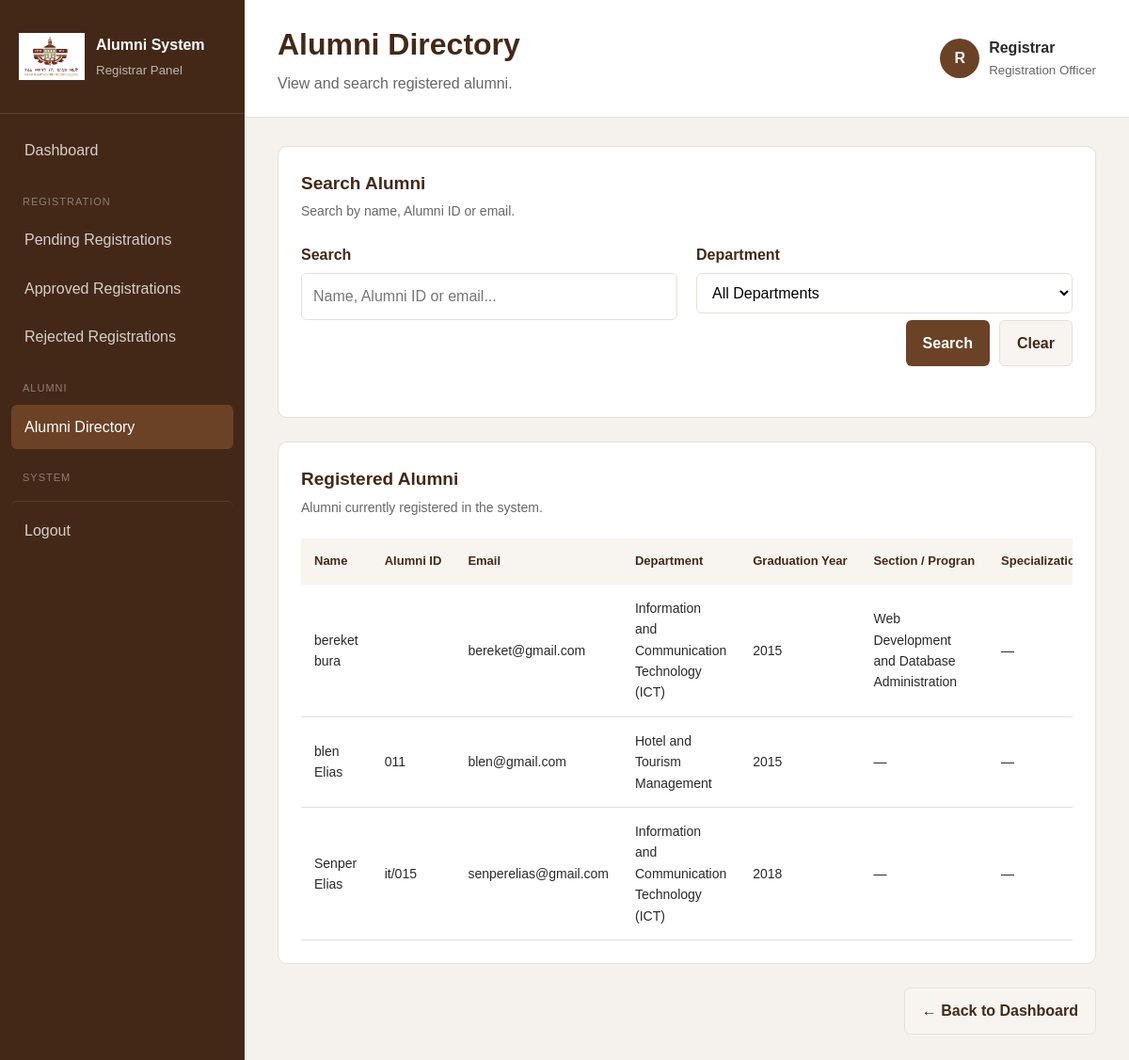
The page /admin/registrar/alumni.php (signed in) on the database its author committed.
### tables this page shows
CREATE TABLE `alumni` (
  `alumni_id` int(10) UNSIGNED NOT NULL,
  `user_id` int(10) UNSIGNED NOT NULL,
  `department_id` int(10) UNSIGNED NOT NULL,
  `section_id` int(10) UNSIGNED DEFAULT NULL,
  `specialization_id` int(10) UNSIGNED DEFAULT NULL,
  `level` tinyint(3) UNSIGNED DEFAULT NULL,
  `college_id_number` varchar(100) DEFAULT NULL,
  `first_name` varchar(100) NOT NULL,
  `last_name` varchar(100) NOT NULL,
  `gender` enum('male','female','other') DEFAULT NULL,
  `date_of_birth` date DEFAULT NULL,
  `phone` varchar(30) DEFAULT NULL,
  `address` text DEFAULT NULL,
  `graduation_year` year(4) NOT NULL,
  `bio` text DEFAULT NULL,
  `profile_photo` varchar(255) DEFAULT NULL,
  `show_profile` tinyint(1) NOT NULL DEFAULT 1,
  `show_profession` tinyint(1) NOT NULL DEFAULT 1,
  `show_skills` tinyint(1) NOT NULL DEFAULT 1,
  `show_email` tinyint(1) NOT NULL DEFAULT 0,
  `show_phone` tinyint(1) NOT NULL DEFAULT 0,
  `created_at` timestamp NOT NULL DEFAULT current_timestamp(),
  `updated_at` timestamp NOT NULL DEFAULT current_timestamp() ON UPDATE current_timestamp()
);

CREATE TABLE `users` (
  `user_id` int(10) UNSIGNED NOT NULL,
  `email` varchar(150) NOT NULL,
  `password_hash` varchar(255) NOT NULL,
  `role` enum('admin','alumni','registrar','student_rep','system_admin') NOT NULL,
  `account_status` enum('active','inactive','suspended') NOT NULL DEFAULT 'active',
  `must_change_password` tinyint(1) NOT NULL DEFAULT 0,
  `created_at` timestamp NOT NULL DEFAULT current_timestamp(),
  `updated_at` timestamp NOT NULL DEFAULT current_timestamp() ON UPDATE current_timestamp(),
  `failed_login_attempts` int(11) NOT NULL DEFAULT 0,
  `locked_until` datetime DEFAULT NULL
);

CREATE TABLE `departments` (
  `department_id` int(10) UNSIGNED NOT NULL,
  `department_name` varchar(150) NOT NULL,
  `description` text DEFAULT NULL,
  `status` enum('active','inactive') NOT NULL DEFAULT 'active',
  `created_at` timestamp NOT NULL DEFAULT current_timestamp()
);

CREATE TABLE `sections` (
  `section_id` int(10) UNSIGNED NOT NULL,
  `department_id` int(10) UNSIGNED NOT NULL,
  `section_name` varchar(150) NOT NULL,
  `description` text DEFAULT NULL,
  `status` enum('active','inactive') NOT NULL DEFAULT 'active',
  `created_at` timestamp NOT NULL DEFAULT current_timestamp()
);

### includes/functions.php (called while the page is built, shortened)
<?php
function e($value)
{
    return htmlspecialchars(
        (string) $value,
        ENT_QUOTES,
        "UTF-8"
    );
}

### admin/registrar/alumni.php (the view, shortened to what this page needs)
 <?php
require_once "../../config/database.php";
require_once "../../includes/functions.php";
$search = trim($_GET["search"] ?? "");
$sql = "
    SELECT
        a.alumni_id,
        a.college_id_number,
        a.first_name,
        a.last_name,
        u.email,
        a.phone,
        a.graduation_year,
        a.department_id,
        d.department_name,
        a.section_id,
        s.section_name,
        a.specialization_id,
        sp.specialization_name,
        a.level
    FROM alumni a
    LEFT JOIN users u
        ON a.user_id = u.user_id
    LEFT JOIN departments d
        ON a.department_id = d.department_id
        LEFT JOIN sections s
        ON a.section_id = s.section_id
    LEFT JOIN specializations sp
        ON a.specialization_id = sp.specialization_id
    WHERE 1 = 1
";
$sql .= "
    ORDER BY
        a.first_name ASC,
        a.last_name ASC
";
$stmt = $conn->prepare($sql);
$stmt->execute();
$result = $stmt->get_result();
?>
<!DOCTYPE html>
<html lang="en">
<head>
    <link
        rel="stylesheet"
        href="../../assets/css/style.css"
    >
</head>
<body class="admin-body">
<div class="admin-layout">
     <?php
     require_once "includes/sidebar.php"; ?>
    <main class="admin-main">
        <header class="admin-topbar">
            <div>
                <h1>
                    Alumni Directory
                </h1>
                <p>
                    View and search registered alumni.
                </p>
            </div>
            <div class="admin-user">
                <div class="admin-avatar">
                    R
                </div>
                <div>
                    <strong>
                        Registrar
                    </strong>
                    <small>
                        Registration Officer
                    </small>
                </div>
            </div>
        </header>
        <section class="dashboard-content">
            <div class="dashboard-panel">
                <div class="panel-header">
                    <div>
                        <h2>
                            Search Alumni
                        </h2>
                        <p>
                            Search by name, Alumni ID or email.
                        </p>
                    </div>
                </div>
                <form
                    method="GET"
                    action="alumni.php"
                >
                    <div class="form-grid">
                        <div class="form-field">
                            <label for="search">
                                Search
                            </label>
                            <input
                                type="text"
                                id="search"
                                name="search"
                                value="<?= e($search) ?>"
                                placeholder="Name, Alumni ID or email..."
                            >
                        </div>
                        <div class="form-field">
                            <label for="department_id">
                                Department
                            </label>
                            <select
                                id="department_id"
                                name="department_id"
                            >
                                <option value="">
                                    All Departments
                                </option>
                            </select>
                        </div>
                    </div>
                    <div class="form-actions">
                        <button
                            type="submit"
                            class="primary-button"
                        >
                            Search
                        </button>
                        <a
                            href="alumni.php"
                            class="secondary-button"
                        >
                            Clear
                        </a>
                    </div>
                </form>
            </div>
            <div class="dashboard-panel">
                <div class="panel-header">
                    <div>
                        <h2>
                            Registered Alumni
                        </h2>
                        <p>
                            Alumni currently registered
                            in the system.
                        </p>
                    </div>
                </div>
                <?php if (
                    $result->num_rows === 0
                ): ?>
                    <div class="form-alert">
                        No alumni found.
                    </div>
                <?php else: ?>
                    <div style="overflow-x: auto;">
                        <table class="data-table">
                            <thead>
                                <tr>
                                    <th>
                                        Name
                                    </th>
                                    <th>
                                        Alumni ID
                                    </th>
                                    <th>
                                        Email
                                    </th>
                                    <th>
                                        Department
                                    </th>
                                    <th>
                                        Graduation Year
                                    </th>
<th>
                                        Section / Progran
                                    </th>
                            <th>
                                        Specialization
                                    </th>
                                </tr>
                            </thead>
                            <tbody>
                                <?php while (
                                    $row =
                                    $result->fetch_assoc()
                                ): ?>
                                    <tr>
                                        <td>
                                            <?= e(
                                                $row["first_name"]
                                                . " "
                                                . $row["last_name"]
                                            ) ?>
                                        </td>
 <td>
                                            <?= e(
                                                $row["college_id_number"]
                                            ) ?>
                                        </td>
                                        <td>
                                            <?= e(
                                                $row["email"]
                                            ) ?>
                                        </td>
                                       <td>
    <?= e($row["department_name"]) ?>
</td>
<td>
    <?= e($row["graduation_year"]) ?>
</td>
<td>
    <?= e($row["section_name"] ?? "—") ?>
</td>
<td>
    <?= e($row["specialization_name"] ?? "—") ?>
</td>
                                    </tr>
                                <?php endwhile; ?>
                            </tbody>
                        </table>
                    </div>
                <?php endif; ?>
            </div>
            <div class="form-actions">
                <a
                    href="dashboard.php"
                    class="secondary-button"
                >
                    ← Back to Dashboard
                </a>
            </div>
        </section>
    </main>
</div>
</body>
</html>

### assets/css/style.css (style rules this page uses)
:root { --primary-brown: #6b4226; --dark-brown: #432817; --light-brown: #a67c52; --cream: #f8f5f1; --white: #ffffff; --text-dark: #292929; --text-light: #666666; --border: #e5e0da; }
* { margin: 0; padding: 0; box-sizing: border-box; }
body { font-family: Arial, sans-serif; background: var(--cream); color: var(--text-dark); line-height: 1.6; }
a { text-decoration: none; color: inherit; }
button, input, textarea, select { font: inherit; }
.admin-body { background: #f5f2ee; }
.admin-layout { min-height: 100vh; display: flex; }
.admin-main { margin-left: 260px; width: calc(100% - 260px); }
.admin-topbar { background: var(--white); padding: 22px 35px; border-bottom: 1px solid var(--border); display: flex; justify-content: space-between; align-items: center; }
.admin-topbar h1 { color: var(--dark-brown); margin-bottom: 3px; }
.admin-topbar p { color: var(--text-light); }
.admin-user { display: flex; align-items: center; gap: 10px; }
.admin-user small { display: block; color: var(--text-light); }
.admin-avatar { width: 42px; height: 42px; background: var(--primary-brown); color: var(--white); border-radius: 50%; display: flex; align-items: center; justify-content: center; font-weight: bold; }
.dashboard-content { padding: 30px 35px; }
.dashboard-panel { background: var(--white); border: 1px solid var(--border); border-radius: 10px; padding: 24px; margin-bottom: 25px; }
.panel-header { display: flex; justify-content: space-between; align-items: center; margin-bottom: 22px; }
.panel-header h2 { color: var(--dark-brown); font-size: 19px; }
.panel-header p { color: var(--text-light); font-size: 14px; margin-top: 3px; }
.primary-button, .secondary-button { display: inline-block; padding: 11px 18px; border-radius: 6px; font-weight: 600; cursor: pointer; border: none; }
.primary-button { background: var(--primary-brown); color: var(--white); }
.secondary-button { background: var(--cream); color: var(--dark-brown); border: 1px solid var(--border); }
.data-table { width: 100%; border-collapse: collapse; }
.data-table th { text-align: left; padding: 14px; background: var(--cream); color: var(--dark-brown); font-size: 13px; white-space: nowrap; }
.data-table td { padding: 14px; border-bottom: 1px solid var(--border); font-size: 14px; }
.form-grid { display: grid; grid-template-columns: repeat(2, 1fr); gap: 20px; }
.form-field label { display: block; margin-bottom: 7px; font-weight: 600; color: var(--dark-brown); }
.form-field input, .form-field select, .form-field textarea { width: 100%; padding: 11px 12px; border: 1px solid var(--border); border-radius: 6px; background: var(--white); outline: none; font-family: inherit; }
.form-actions { display: flex; justify-content: flex-end; gap: 10px; margin-bottom: 30px; }
.form-grid { display: grid; grid-template-columns: 1fr 1fr; gap: 20px; }

### rows shown on the page
alumni: first_name+last_name "bereket bura", user.email "bereket@gmail.com", department.department_name "Information and Communication Technology (ICT)", graduation_year "2015", section.section_name "Web Development and Database Administration", specialization_name "—"
alumni: first_name+last_name "blen Elias", college_id_number "011", user.email "blen@gmail.com", department.department_name "Hotel and Tourism Management", graduation_year "2015", section_name "—", specialization_name "—"
alumni: first_name+last_name "Senper Elias", college_id_number "it/015", user.email "senperelias@gmail.com", department.department_name "Information and Communication Technology (ICT)", graduation_year "2018", section_name "—", specialization_name "—"
